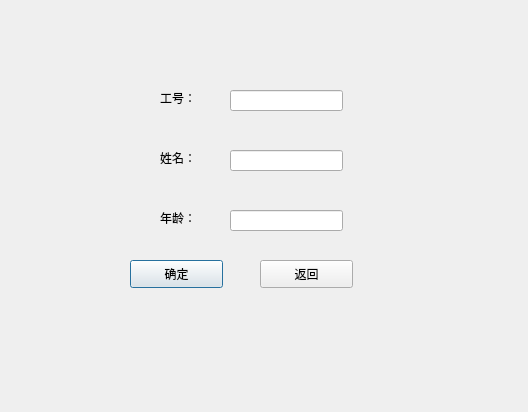
<?xml version="1.0" encoding="UTF-8"?>
<ui version="4.0">
 <class>Add_manager</class>
 <widget class="QDialog" name="Add_manager">
  <property name="geometry">
   <rect>
    <x>0</x>
    <y>0</y>
    <width>528</width>
    <height>412</height>
   </rect>
  </property>
  <property name="windowTitle">
   <string>Dialog</string>
  </property>
  <widget class="QLabel" name="label">
   <property name="geometry">
    <rect>
     <x>160</x>
     <y>90</y>
     <width>72</width>
     <height>15</height>
    </rect>
   </property>
   <property name="text">
    <string>工号：</string>
   </property>
  </widget>
  <widget class="QLineEdit" name="lineEdit">
   <property name="geometry">
    <rect>
     <x>230</x>
     <y>90</y>
     <width>113</width>
     <height>21</height>
    </rect>
   </property>
  </widget>
  <widget class="QLabel" name="label_2">
   <property name="geometry">
    <rect>
     <x>160</x>
     <y>150</y>
     <width>72</width>
     <height>15</height>
    </rect>
   </property>
   <property name="text">
    <string>姓名：</string>
   </property>
  </widget>
  <widget class="QLabel" name="label_3">
   <property name="geometry">
    <rect>
     <x>160</x>
     <y>210</y>
     <width>72</width>
     <height>15</height>
    </rect>
   </property>
   <property name="text">
    <string>年龄：</string>
   </property>
  </widget>
  <widget class="QLineEdit" name="lineEdit_2">
   <property name="geometry">
    <rect>
     <x>230</x>
     <y>150</y>
     <width>113</width>
     <height>21</height>
    </rect>
   </property>
  </widget>
  <widget class="QLineEdit" name="lineEdit_3">
   <property name="geometry">
    <rect>
     <x>230</x>
     <y>210</y>
     <width>113</width>
     <height>21</height>
    </rect>
   </property>
  </widget>
  <widget class="QPushButton" name="pushButton">
   <property name="geometry">
    <rect>
     <x>130</x>
     <y>260</y>
     <width>93</width>
     <height>28</height>
    </rect>
   </property>
   <property name="text">
    <string>确定</string>
   </property>
  </widget>
  <widget class="QPushButton" name="pushButton_2">
   <property name="geometry">
    <rect>
     <x>260</x>
     <y>260</y>
     <width>93</width>
     <height>28</height>
    </rect>
   </property>
   <property name="text">
    <string>返回</string>
   </property>
  </widget>
 </widget>
 <resources/>
 <connections/>
</ui>
